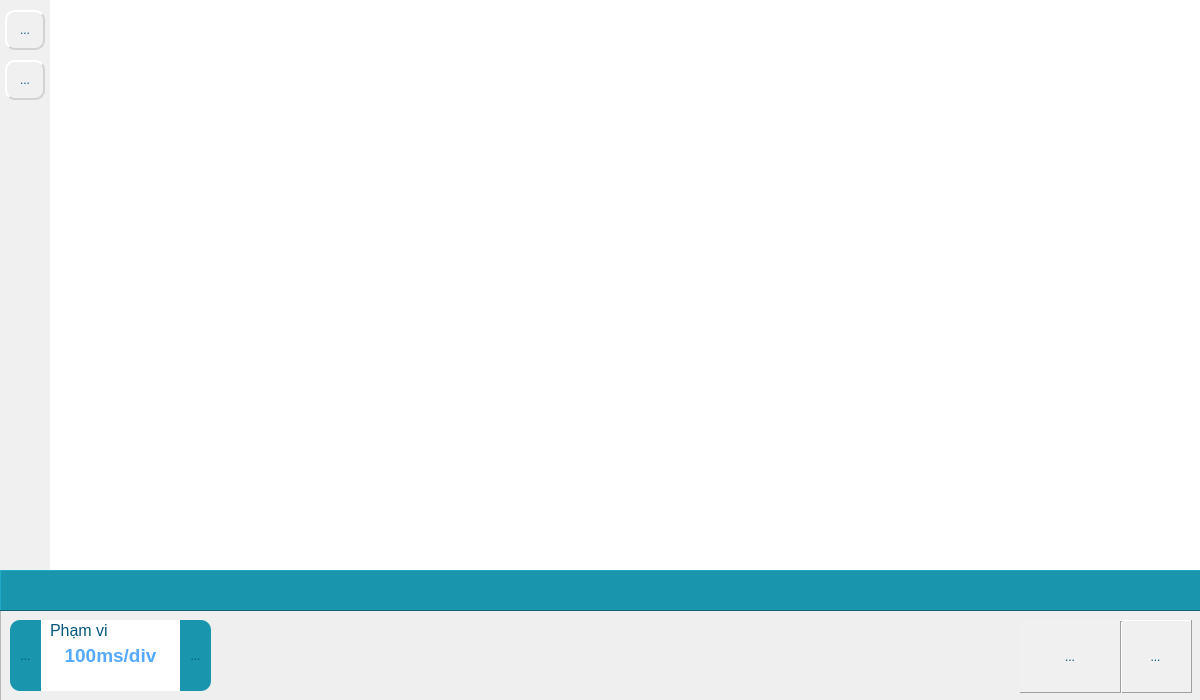
<?xml version="1.0" encoding="UTF-8"?>
<ui version="4.0">
 <class>FrmSensorOscillo</class>
 <widget class="QMainWindow" name="FrmSensorOscillo">
  <property name="geometry">
   <rect>
    <x>0</x>
    <y>0</y>
    <width>1200</width>
    <height>700</height>
   </rect>
  </property>
  <property name="minimumSize">
   <size>
    <width>1200</width>
    <height>700</height>
   </size>
  </property>
  <property name="maximumSize">
   <size>
    <width>1200</width>
    <height>700</height>
   </size>
  </property>
  <property name="windowTitle">
   <string>MainWindow</string>
  </property>
  <widget class="QWidget" name="centralwidget">
   <widget class="QFrame" name="frame_toolTrack">
    <property name="geometry">
     <rect>
      <x>0</x>
      <y>0</y>
      <width>51</width>
      <height>571</height>
     </rect>
    </property>
    <property name="styleSheet">
     <string notr="true">background-color: rgb(240, 240, 240);</string>
    </property>
    <property name="frameShape">
     <enum>QFrame::NoFrame</enum>
    </property>
    <property name="frameShadow">
     <enum>QFrame::Raised</enum>
    </property>
    <widget class="QToolButton" name="toolButton_toolCrosshair">
     <property name="geometry">
      <rect>
       <x>5</x>
       <y>10</y>
       <width>40</width>
       <height>40</height>
      </rect>
     </property>
     <property name="toolTip">
      <string>Con trỏ chữ thập</string>
     </property>
     <property name="styleSheet">
      <string notr="true">QToolButton{
color: rgb(2, 87, 122);
background-color: rgb(240, 240, 240);
border-color: rgb(210, 210, 210);
border-style: outset;
border-width: 2px;
border-radius: 10px;
}
QToolButton:hover{
border-width: 0px;
background-color: rgb(25, 149, 173);
color: rgb(255, 255, 255);
}</string>
     </property>
     <property name="text">
      <string>...</string>
     </property>
     <property name="icon">
      <iconset resource="../chart.qrc">
       <normaloff>:/icon/chart/iconChartCrosshair_Off.jpg</normaloff>
       <activeoff>:/icon/chart/iconChartCrosshair_On.jpg</activeoff>:/icon/chart/iconChartCrosshair_Off.jpg</iconset>
     </property>
     <property name="iconSize">
      <size>
       <width>30</width>
       <height>30</height>
      </size>
     </property>
     <property name="autoRaise">
      <bool>true</bool>
     </property>
    </widget>
    <widget class="QToolButton" name="toolButton_toolCallout">
     <property name="geometry">
      <rect>
       <x>5</x>
       <y>60</y>
       <width>40</width>
       <height>40</height>
      </rect>
     </property>
     <property name="toolTip">
      <string>Bắt điểm trên đường đồ thị</string>
     </property>
     <property name="styleSheet">
      <string notr="true">QToolButton{
color: rgb(2, 87, 122);
background-color: rgb(240, 240, 240);
border-color: rgb(210, 210, 210);
border-style: outset;
border-width: 2px;
border-radius: 10px;
}
QToolButton:hover{
border-width: 0px;
background-color: rgb(25, 149, 173);
color: rgb(255, 255, 255);
}</string>
     </property>
     <property name="text">
      <string>...</string>
     </property>
     <property name="icon">
      <iconset resource="../chart.qrc">
       <normaloff>:/icon/chart/iconChartCallout_Off.jpg</normaloff>
       <activeoff>:/icon/chart/iconChartCallout_On.jpg</activeoff>:/icon/chart/iconChartCallout_Off.jpg</iconset>
     </property>
     <property name="iconSize">
      <size>
       <width>30</width>
       <height>30</height>
      </size>
     </property>
     <property name="autoRaise">
      <bool>true</bool>
     </property>
    </widget>
   </widget>
   <widget class="QGraphicsView" name="graphicsViewChart">
    <property name="geometry">
     <rect>
      <x>50</x>
      <y>0</y>
      <width>1151</width>
      <height>571</height>
     </rect>
    </property>
    <property name="styleSheet">
     <string notr="true">background-color: rgb(255, 255, 255);</string>
    </property>
    <property name="frameShape">
     <enum>QFrame::NoFrame</enum>
    </property>
    <property name="frameShadow">
     <enum>QFrame::Raised</enum>
    </property>
   </widget>
   <widget class="QFrame" name="frame_Control">
    <property name="geometry">
     <rect>
      <x>0</x>
      <y>570</y>
      <width>1201</width>
      <height>131</height>
     </rect>
    </property>
    <property name="frameShape">
     <enum>QFrame::StyledPanel</enum>
    </property>
    <property name="frameShadow">
     <enum>QFrame::Raised</enum>
    </property>
    <widget class="QFrame" name="frame_scope">
     <property name="geometry">
      <rect>
       <x>10</x>
       <y>50</y>
       <width>201</width>
       <height>71</height>
      </rect>
     </property>
     <property name="styleSheet">
      <string notr="true">QFrame{
background-color: rgb(250, 255, 255);
background-color: rgb(255, 255, 255);
border: none;
border-style: outset;
border-width: 0px;
border-radius: 10px;
}
</string>
     </property>
     <property name="frameShape">
      <enum>QFrame::Panel</enum>
     </property>
     <property name="frameShadow">
      <enum>QFrame::Raised</enum>
     </property>
     <widget class="QToolButton" name="toolButton_plus">
      <property name="geometry">
       <rect>
        <x>170</x>
        <y>0</y>
        <width>31</width>
        <height>71</height>
       </rect>
      </property>
      <property name="toolTip">
       <string>Xóa thiết bị</string>
      </property>
      <property name="styleSheet">
       <string notr="true">QToolButton#toolButton_plus{
color: rgb(2, 87, 122);
background-color: rgb(25, 149, 173);
border: none;
border-style: outset;
border-width: 0px;
border-top-right-radius: 10px;
border-bottom-right-radius: 10px;
}
QToolButton#toolButton_plus:hover{
background-color: rgb(25, 149, 173);
background-color: rgb(25, 149, 190);
color: rgb(255, 255, 255);
}</string>
      </property>
      <property name="text">
       <string>...</string>
      </property>
      <property name="icon">
       <iconset resource="../chart.qrc">
        <normaloff>:/icon/chart/iconChartPlus_On.jpg</normaloff>:/icon/chart/iconChartPlus_On.jpg</iconset>
      </property>
      <property name="iconSize">
       <size>
        <width>20</width>
        <height>20</height>
       </size>
      </property>
      <property name="autoRaise">
       <bool>true</bool>
      </property>
     </widget>
     <widget class="QToolButton" name="toolButton_minus">
      <property name="geometry">
       <rect>
        <x>0</x>
        <y>0</y>
        <width>31</width>
        <height>71</height>
       </rect>
      </property>
      <property name="toolTip">
       <string>Xóa thiết bị</string>
      </property>
      <property name="styleSheet">
       <string notr="true">QToolButton#toolButton_minus{
color: rgb(2, 87, 122);
background-color: rgb(25, 149, 173);
border: none;
border-style: outset;
border-width: 0px;
border-top-left-radius: 10px;
border-bottom-left-radius: 10px;
}
QToolButton#toolButton_minus:hover{
background-color: rgb(25, 149, 173);
background-color: rgb(25, 149, 190);
color: rgb(255, 255, 255);
}</string>
      </property>
      <property name="text">
       <string>...</string>
      </property>
      <property name="icon">
       <iconset resource="../chart.qrc">
        <normaloff>:/icon/chart/iconChartMinus_On.jpg</normaloff>:/icon/chart/iconChartMinus_On.jpg</iconset>
      </property>
      <property name="iconSize">
       <size>
        <width>20</width>
        <height>20</height>
       </size>
      </property>
      <property name="autoRaise">
       <bool>true</bool>
      </property>
     </widget>
     <widget class="QLabel" name="label_2">
      <property name="geometry">
       <rect>
        <x>40</x>
        <y>0</y>
        <width>61</width>
        <height>21</height>
       </rect>
      </property>
      <property name="font">
       <font>
        <pointsize>12</pointsize>
       </font>
      </property>
      <property name="styleSheet">
       <string notr="true">color: rgb(3, 87, 123);</string>
      </property>
      <property name="text">
       <string>Phạm vi</string>
      </property>
     </widget>
     <widget class="QLabel" name="label_scope">
      <property name="geometry">
       <rect>
        <x>40</x>
        <y>20</y>
        <width>121</width>
        <height>31</height>
       </rect>
      </property>
      <property name="font">
       <font>
        <pointsize>14</pointsize>
        <weight>75</weight>
        <bold>true</bold>
       </font>
      </property>
      <property name="styleSheet">
       <string notr="true">color: rgb(85, 170, 255);
</string>
      </property>
      <property name="text">
       <string>100ms/div</string>
      </property>
      <property name="alignment">
       <set>Qt::AlignCenter</set>
      </property>
     </widget>
    </widget>
    <widget class="QFrame" name="frame_toolSetup">
     <property name="geometry">
      <rect>
       <x>0</x>
       <y>0</y>
       <width>1201</width>
       <height>41</height>
      </rect>
     </property>
     <property name="styleSheet">
      <string notr="true">QFrame#frame_toolSetup{
	background-color: rgb(25, 149, 173);
    /*background-color: rgb(3, 87, 123);;*/
}</string>
     </property>
     <property name="frameShape">
      <enum>QFrame::Panel</enum>
     </property>
     <property name="frameShadow">
      <enum>QFrame::Raised</enum>
     </property>
    </widget>
    <widget class="QFrame" name="frame_play_2">
     <property name="geometry">
      <rect>
       <x>1020</x>
       <y>50</y>
       <width>172</width>
       <height>73</height>
      </rect>
     </property>
     <property name="styleSheet">
      <string notr="true"/>
     </property>
     <property name="frameShape">
      <enum>QFrame::Panel</enum>
     </property>
     <property name="frameShadow">
      <enum>QFrame::Raised</enum>
     </property>
     <widget class="QToolButton" name="toolButton_toolPause">
      <property name="geometry">
       <rect>
        <x>0</x>
        <y>0</y>
        <width>100</width>
        <height>71</height>
       </rect>
      </property>
      <property name="toolTip">
       <string>Dừng lại (Esc)</string>
      </property>
      <property name="styleSheet">
       <string notr="true">QToolButton{
color: rgb(2, 87, 122);
background-color: rgb(240, 240, 240);
border: none;
border-style: outset;
border-width: 0px;
border-radius: 0px;
}
QToolButton:hover{
background-color: rgb(25, 149, 173);
color: rgb(255, 255, 255);
}</string>
      </property>
      <property name="text">
       <string>...</string>
      </property>
      <property name="icon">
       <iconset resource="../chart.qrc">
        <normaloff>:/icon/chart/iconChartPause_Off.jpg</normaloff>
        <activeoff>:/icon/chart/iconChartPause_On.jpg</activeoff>:/icon/chart/iconChartPause_Off.jpg</iconset>
      </property>
      <property name="iconSize">
       <size>
        <width>80</width>
        <height>80</height>
       </size>
      </property>
      <property name="shortcut">
       <string>Esc</string>
      </property>
      <property name="autoRaise">
       <bool>true</bool>
      </property>
     </widget>
     <widget class="QToolButton" name="toolButton_toolPlay">
      <property name="geometry">
       <rect>
        <x>0</x>
        <y>1</y>
        <width>100</width>
        <height>71</height>
       </rect>
      </property>
      <property name="toolTip">
       <string>Bắt đầu (F1)</string>
      </property>
      <property name="styleSheet">
       <string notr="true">QToolButton{
color: rgb(2, 87, 122);
background-color: rgb(240, 240, 240);
border: none;
border-style: outset;
border-width: 0px;
border-radius: 0px;
}
QToolButton:hover{
background-color: rgb(25, 149, 173);
color: rgb(255, 255, 255);
}</string>
      </property>
      <property name="text">
       <string>...</string>
      </property>
      <property name="icon">
       <iconset resource="../chart.qrc">
        <normaloff>:/icon/chart/iconChartPlay_Off.jpg</normaloff>
        <activeoff>:/icon/chart/iconChartPlay_On.jpg</activeoff>:/icon/chart/iconChartPlay_Off.jpg</iconset>
      </property>
      <property name="iconSize">
       <size>
        <width>80</width>
        <height>80</height>
       </size>
      </property>
      <property name="shortcut">
       <string>F1</string>
      </property>
      <property name="autoRaise">
       <bool>true</bool>
      </property>
     </widget>
     <widget class="QToolButton" name="toolButton_toolClear">
      <property name="geometry">
       <rect>
        <x>100</x>
        <y>1</y>
        <width>71</width>
        <height>71</height>
       </rect>
      </property>
      <property name="toolTip">
       <string>Xóa đồ thị</string>
      </property>
      <property name="styleSheet">
       <string notr="true">QToolButton{
color: rgb(2, 87, 122);
background-color: rgb(240, 240, 240);
border: none;
border-style: outset;
border-width: 0px;
border-radius: 0px;
}
QToolButton:hover{
background-color: rgb(25, 149, 173);
color: rgb(255, 255, 255);
}</string>
      </property>
      <property name="text">
       <string>...</string>
      </property>
      <property name="icon">
       <iconset resource="../chart.qrc">
        <normaloff>:/icon/chart/iconChartClear_Off.jpg</normaloff>
        <activeoff>:/icon/chart/iconChartClear_On.jpg</activeoff>:/icon/chart/iconChartClear_Off.jpg</iconset>
      </property>
      <property name="iconSize">
       <size>
        <width>40</width>
        <height>40</height>
       </size>
      </property>
      <property name="autoRaise">
       <bool>true</bool>
      </property>
     </widget>
     <widget class="Line" name="line_5">
      <property name="geometry">
       <rect>
        <x>100</x>
        <y>1</y>
        <width>3</width>
        <height>73</height>
       </rect>
      </property>
      <property name="orientation">
       <enum>Qt::Vertical</enum>
      </property>
     </widget>
    </widget>
   </widget>
  </widget>
 </widget>
 <resources>
  <include location="../chart.qrc"/>
 </resources>
 <connections/>
</ui>
